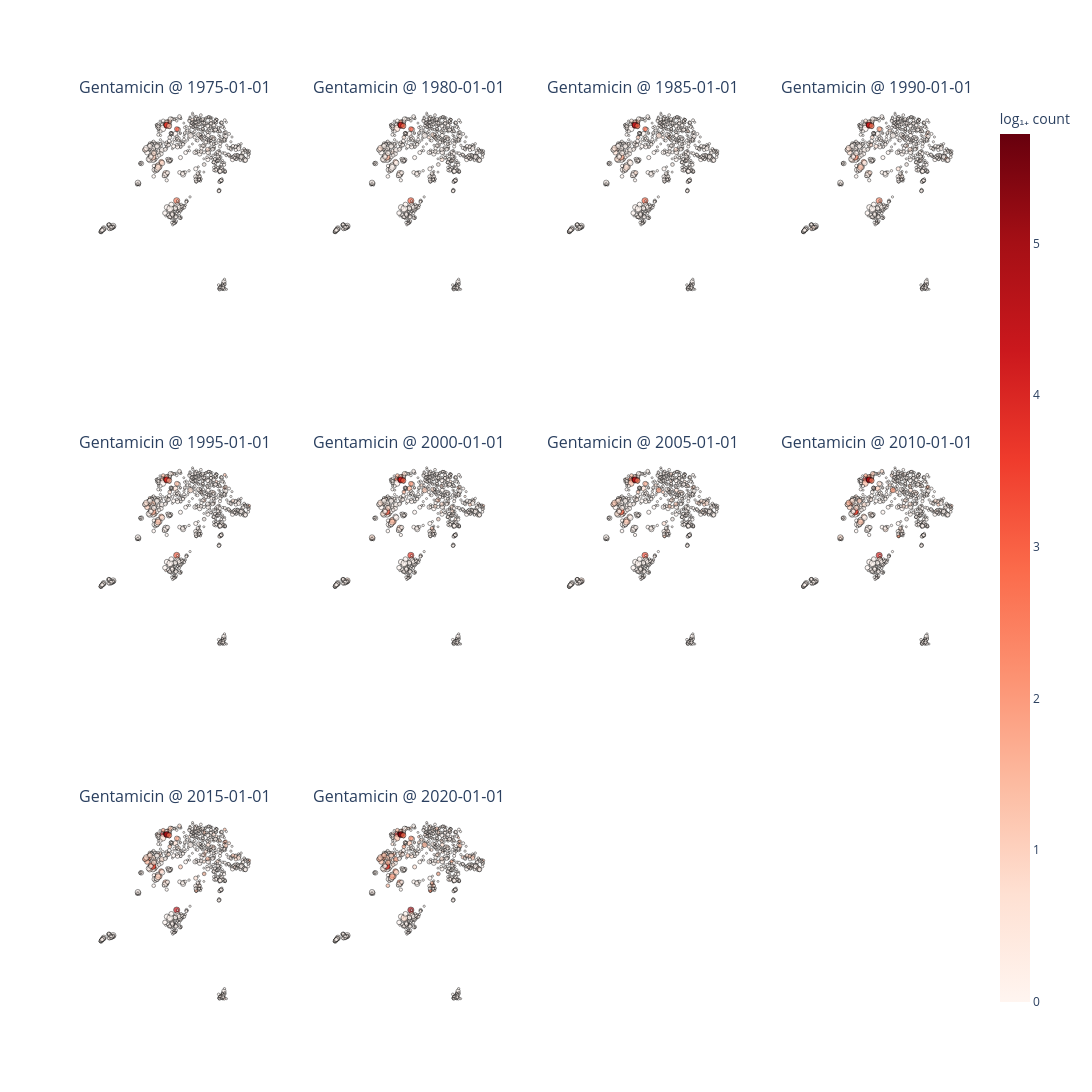

The cell this chart's notebook holds for it:
### Code cell
s = 3
_ = plot_umap_antibiotic_activity(
    data_df,
    amr_df,
    antibiotic=antibiotic,
    date=date,
    embedding_column=embedding_column,
    cmap="Reds",
    min_n_causation=3,
    max_marker_size=5,
    min_marker_size=1,
    image_size=(s*800,s*800),
    color_envelope=color_envelope
)

### Figure 1 — Plotly figure (JSON) as saved in the notebook; plotly's stock layout.template omitted (floating-point values rounded to 4 significant figures; data arrays with more than 128 entries replaced by an {"elided": "..."} marker saying what was removed)
{"data": [{"hovertemplate": "%{text}<extra></extra>", "marker": {"color": {"elided": "773 float values"}, "coloraxis": "coloraxis", "line": {"color": "black", "width": 0.6}, "size": {"elided": "773 float values"}}, "mode": "markers", "text": {"elided": "773 str values"}, "type": "scatter", "x": {"elided": "773 float values"}, "xaxis": "x", "y": {"elided": "773 float values"}, "yaxis": "y"}, {"hovertemplate": "%{text}<extra></extra>", "marker": {"color": {"elided": "773 float values"}, "coloraxis": "coloraxis", "line": {"color": "black", "width": 0.6}, "size": {"elided": "773 float values"}}, "mode": "markers", "text": {"elided": "773 str values"}, "type": "scatter", "x": {"elided": "773 float values"}, "xaxis": "x2", "y": {"elided": "773 float values"}, "yaxis": "y2"}, {"hovertemplate": "%{text}<extra></extra>", "marker": {"color": {"elided": "773 float values"}, "coloraxis": "coloraxis", "line": {"color": "black", "width": 0.6}, "size": {"elided": "773 float values"}}, "mode": "markers", "text": {"elided": "773 str values"}, "type": "scatter", "x": {"elided": "773 float values"}, "xaxis": "x3", "y": {"elided": "773 float values"}, "yaxis": "y3"}, {"hovertemplate": "%{text}<extra></extra>", "marker": {"color": {"elided": "773 float values"}, "coloraxis": "coloraxis", "line": {"color": "black", "width": 0.6}, "size": {"elided": "773 float values"}}, "mode": "markers", "text": {"elided": "773 str values"}, "type": "scatter", "x": {"elided": "773 float values"}, "xaxis": "x4", "y": {"elided": "773 float values"}, "yaxis": "y4"}, {"hovertemplate": "%{text}<extra></extra>", "marker": {"color": {"elided": "773 float values"}, "coloraxis": "coloraxis", "line": {"color": "black", "width": 0.6}, "size": {"elided": "773 float values"}}, "mode": "markers", "text": {"elided": "773 str values"}, "type": "scatter", "x": {"elided": "773 float values"}, "xaxis": "x5", "y": {"elided": "773 float values"}, "yaxis": "y5"}, {"hovertemplate": "%{text}<extra></extra>", "marker": {"color": {"elided": "773 float values"}, "coloraxis": "coloraxis", "line": {"color": "black", "width": 0.6}, "size": {"elided": "773 float values"}}, "mode": "markers", "text": {"elided": "773 str values"}, "type": "scatter", "x": {"elided": "773 float values"}, "xaxis": "x6", "y": {"elided": "773 float values"}, "yaxis": "y6"}, {"hovertemplate": "%{text}<extra></extra>", "marker": {"color": {"elided": "773 float values"}, "coloraxis": "coloraxis", "line": {"color": "black", "width": 0.6}, "size": {"elided": "773 float values"}}, "mode": "markers", "text": {"elided": "773 str values"}, "type": "scatter", "x": {"elided": "773 float values"}, "xaxis": "x7", "y": {"elided": "773 float values"}, "yaxis": "y7"}, {"hovertemplate": "%{text}<extra></extra>", "marker": {"color": {"elided": "773 float values"}, "coloraxis": "coloraxis", "line": {"color": "black", "width": 0.6}, "size": {"elided": "773 float values"}}, "mode": "markers", "text": {"elided": "773 str values"}, "type": "scatter", "x": {"elided": "773 float values"}, "xaxis": "x8", "y": {"elided": "773 float values"}, "yaxis": "y8"}, {"hovertemplate": "%{text}<extra></extra>", "marker": {"color": {"elided": "773 float values"}, "coloraxis": "coloraxis", "line": {"color": "black", "width": 0.6}, "size": {"elided": "773 float values"}}, "mode": "markers", "text": {"elided": "773 str values"}, "type": "scatter", "x": {"elided": "773 float values"}, "xaxis": "x9", "y": {"elided": "773 float values"}, "yaxis": "y9"}, {"hovertemplate": "%{text}<extra></extra>", "marker": {"color": {"elided": "773 float values"}, "coloraxis": "coloraxis", "line": {"color": "black", "width": 0.6}, "size": {"elided": "773 float values"}}, "mode": "markers", "text": {"elided": "773 str values"}, "type": "scatter", "x": {"elided": "773 float values"}, "xaxis": "x10", "y": {"elided": "773 float values"}, "yaxis": "y10"}], "layout": {"annotations": [{"font": {"size": 16}, "showarrow": false, "text": "Gentamicin @ 1975-01-01", "x": 0.1062, "xanchor": "center", "xref": "paper", "y": 1, "yanchor": "bottom", "yref": "paper"}, {"font": {"size": 16}, "showarrow": false, "text": "Gentamicin @ 1980-01-01", "x": 0.3688, "xanchor": "center", "xref": "paper", "y": 1, "yanchor": "bottom", "yref": "paper"}, {"font": {"size": 16}, "showarrow": false, "text": "Gentamicin @ 1985-01-01", "x": 0.6313, "xanchor": "center", "xref": "paper", "y": 1, "yanchor": "bottom", "yref": "paper"}, {"font": {"size": 16}, "showarrow": false, "text": "Gentamicin @ 1990-01-01", "x": 0.8938, "xanchor": "center", "xref": "paper", "y": 1, "yanchor": "bottom", "yref": "paper"}, {"font": {"size": 16}, "showarrow": false, "text": "Gentamicin @ 1995-01-01", "x": 0.1062, "xanchor": "center", "xref": "paper", "y": 0.6111, "yanchor": "bottom", "yref": "paper"}, {"font": {"size": 16}, "showarrow": false, "text": "Gentamicin @ 2000-01-01", "x": 0.3688, "xanchor": "center", "xref": "paper", "y": 0.6111, "yanchor": "bottom", "yref": "paper"}, {"font": {"size": 16}, "showarrow": false, "text": "Gentamicin @ 2005-01-01", "x": 0.6313, "xanchor": "center", "xref": "paper", "y": 0.6111, "yanchor": "bottom", "yref": "paper"}, {"font": {"size": 16}, "showarrow": false, "text": "Gentamicin @ 2010-01-01", "x": 0.8938, "xanchor": "center", "xref": "paper", "y": 0.6111, "yanchor": "bottom", "yref": "paper"}, {"font": {"size": 16}, "showarrow": false, "text": "Gentamicin @ 2015-01-01", "x": 0.1062, "xanchor": "center", "xref": "paper", "y": 0.2222, "yanchor": "bottom", "yref": "paper"}, {"font": {"size": 16}, "showarrow": false, "text": "Gentamicin @ 2020-01-01", "x": 0.3688, "xanchor": "center", "xref": "paper", "y": 0.2222, "yanchor": "bottom", "yref": "paper"}], "autosize": false, "coloraxis": {"cmax": 5.72, "cmin": 0, "colorbar": {"title": {"text": "log₁₊ count"}}, "colorscale": [[0, "rgb(255,245,240)"], [0.125, "rgb(254,224,210)"], [0.25, "rgb(252,187,161)"], [0.375, "rgb(252,146,114)"], [0.5, "rgb(251,106,74)"], [0.625, "rgb(239,59,44)"], [0.75, "rgb(203,24,29)"], [0.875, "rgb(165,15,21)"], [1, "rgb(103,0,13)"]]}, "height": 2400, "paper_bgcolor": "white", "plot_bgcolor": "white", "showlegend": false, "width": 2400, "xaxis": {"anchor": "y", "domain": [0, 0.2125], "showgrid": false, "visible": false, "zeroline": false}, "xaxis10": {"anchor": "y10", "domain": [0.2625, 0.475], "showgrid": false, "visible": false, "zeroline": false}, "xaxis11": {"anchor": "y11", "domain": [0.525, 0.7375]}, "xaxis12": {"anchor": "y12", "domain": [0.7875, 1]}, "xaxis2": {"anchor": "y2", "domain": [0.2625, 0.475], "showgrid": false, "visible": false, "zeroline": false}, "xaxis3": {"anchor": "y3", "domain": [0.525, 0.7375], "showgrid": false, "visible": false, "zeroline": false}, "xaxis4": {"anchor": "y4", "domain": [0.7875, 1], "showgrid": false, "visible": false, "zeroline": false}, "xaxis5": {"anchor": "y5", "domain": [0, 0.2125], "showgrid": false, "visible": false, "zeroline": false}, "xaxis6": {"anchor": "y6", "domain": [0.2625, 0.475], "showgrid": false, "visible": false, "zeroline": false}, "xaxis7": {"anchor": "y7", "domain": [0.525, 0.7375], "showgrid": false, "visible": false, "zeroline": false}, "xaxis8": {"anchor": "y8", "domain": [0.7875, 1], "showgrid": false, "visible": false, "zeroline": false}, "xaxis9": {"anchor": "y9", "domain": [0, 0.2125], "showgrid": false, "visible": false, "zeroline": false}, "yaxis": {"anchor": "x", "domain": [0.7778, 1], "scaleanchor": "x", "scaleratio": 1, "showgrid": false, "visible": false, "zeroline": false}, "yaxis10": {"anchor": "x10", "domain": [0, 0.2222], "scaleanchor": "x10", "scaleratio": 1, "showgrid": false, "visible": false, "zeroline": false}, "yaxis11": {"anchor": "x11", "domain": [0, 0.2222]}, "yaxis12": {"anchor": "x12", "domain": [0, 0.2222]}, "yaxis2": {"anchor": "x2", "domain": [0.7778, 1], "scaleanchor": "x2", "scaleratio": 1, "showgrid": false, "visible": false, "zeroline": false}, "yaxis3": {"anchor": "x3", "domain": [0.7778, 1], "scaleanchor": "x3", "scaleratio": 1, "showgrid": false, "visible": false, "zeroline": false}, "yaxis4": {"anchor": "x4", "domain": [0.7778, 1], "scaleanchor": "x4", "scaleratio": 1, "showgrid": false, "visible": false, "zeroline": false}, "yaxis5": {"anchor": "x5", "domain": [0.3889, 0.6111], "scaleanchor": "x5", "scaleratio": 1, "showgrid": false, "visible": false, "zeroline": false}, "yaxis6": {"anchor": "x6", "domain": [0.3889, 0.6111], "scaleanchor": "x6", "scaleratio": 1, "showgrid": false, "visible": false, "zeroline": false}, "yaxis7": {"anchor": "x7", "domain": [0.3889, 0.6111], "scaleanchor": "x7", "scaleratio": 1, "showgrid": false, "visible": false, "zeroline": false}, "yaxis8": {"anchor": "x8", "domain": [0.3889, 0.6111], "scaleanchor": "x8", "scaleratio": 1, "showgrid": false, "visible": false, "zeroline": false}, "yaxis9": {"anchor": "x9", "domain": [0, 0.2222], "scaleanchor": "x9", "scaleratio": 1, "showgrid": false, "visible": false, "zeroline": false}}}
